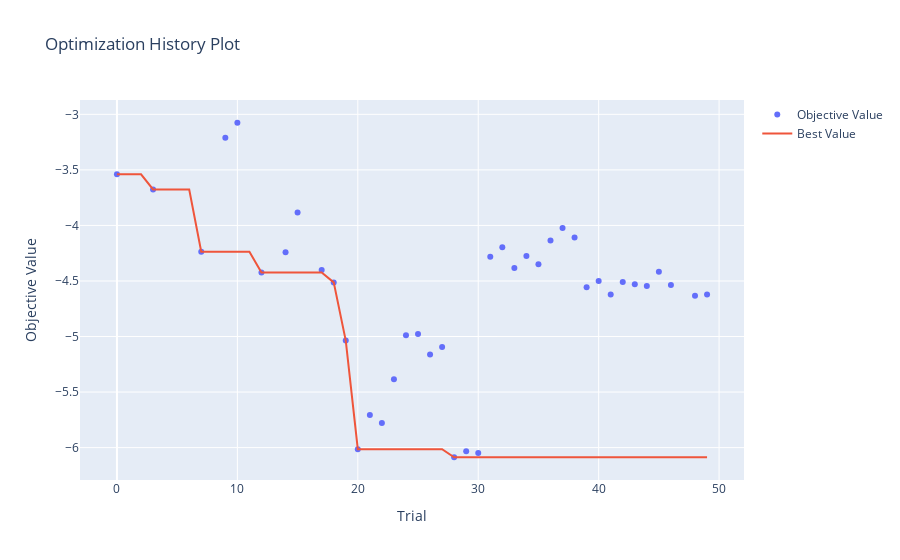

The notebook cell this image was saved under:
### Code cell
# Plot the optimization history
optuna.visualization.plot_optimization_history(study)

### Figure 1 — Plotly figure (JSON) as saved in the notebook; plotly's stock layout.template omitted (floating-point values rounded to 4 significant figures)
{"data": [{"mode": "markers", "name": "Objective Value", "type": "scatter", "x": [0, 1, 2, 3, 4, 5, 6, 7, 8, 9, 10, 11, 12, 13, 14, 15, 16, 17, 18, 19, 20, 21, 22, 23, 24, 25, 26, 27, 28, 29, 30, 31, 32, 33, 34, 35, 36, 37, 38, 39, 40, 41, 42, 43, 44, 45, 46, 47, 48, 49], "y": [-3.54, null, null, -3.676, null, null, null, -4.236, null, -3.21, -3.076, null, -4.424, null, -4.242, -3.883, null, -4.401, -4.513, -5.036, -6.014, -5.705, -5.778, -5.385, -4.99, -4.977, -5.161, -5.095, -6.087, -6.033, -6.048, -4.282, -4.197, -4.384, -4.275, -4.348, -4.135, -4.023, -4.109, -4.557, -4.5, -4.621, -4.508, -4.529, -4.545, -4.418, -4.536, null, -4.632, -4.623]}, {"name": "Best Value", "type": "scatter", "x": [0, 1, 2, 3, 4, 5, 6, 7, 8, 9, 10, 11, 12, 13, 14, 15, 16, 17, 18, 19, 20, 21, 22, 23, 24, 25, 26, 27, 28, 29, 30, 31, 32, 33, 34, 35, 36, 37, 38, 39, 40, 41, 42, 43, 44, 45, 46, 47, 48, 49], "y": [-3.54, -3.54, -3.54, -3.676, -3.676, -3.676, -3.676, -4.236, -4.236, -4.236, -4.236, -4.236, -4.424, -4.424, -4.424, -4.424, -4.424, -4.424, -4.513, -5.036, -6.014, -6.014, -6.014, -6.014, -6.014, -6.014, -6.014, -6.014, -6.087, -6.087, -6.087, -6.087, -6.087, -6.087, -6.087, -6.087, -6.087, -6.087, -6.087, -6.087, -6.087, -6.087, -6.087, -6.087, -6.087, -6.087, -6.087, -6.087, -6.087, -6.087]}], "layout": {"title": {"text": "Optimization History Plot"}, "xaxis": {"title": {"text": "Trial"}}, "yaxis": {"title": {"text": "Objective Value"}}}}
